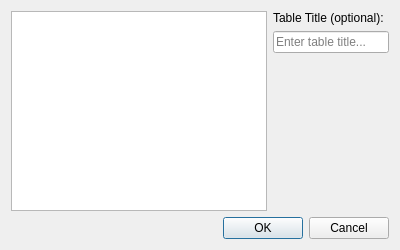
<?xml version="1.0" encoding="UTF-8"?>
<ui version="4.0">
 <class>NewTableDialog</class>
 <widget class="QDialog" name="NewTableDialog">
  <property name="geometry">
   <rect>
    <x>0</x>
    <y>0</y>
    <width>400</width>
    <height>250</height>
   </rect>
  </property>
  <property name="windowTitle">
   <string>New Table</string>
  </property>
  <layout class="QVBoxLayout" name="verticalLayout">
   <item>
    <layout class="QHBoxLayout" name="mainLayout">
     <item>
      <widget class="QListWidget" name="objectList">
       <property name="selectionMode">
        <enum>QAbstractItemView::MultiSelection</enum>
       </property>
      </widget>
     </item>
     <item>
      <layout class="QVBoxLayout" name="optionsLayout">
       <item>
        <widget class="QLabel" name="label">
         <property name="text">
          <string>Table Title (optional):</string>
         </property>
        </widget>
       </item>
       <item>
        <widget class="QLineEdit" name="titleEdit">
         <property name="placeholderText">
          <string>Enter table title...</string>
         </property>
        </widget>
       </item>
       <item>
        <spacer name="verticalSpacer">
         <property name="orientation">
          <enum>Qt::Vertical</enum>
         </property>
         <property name="sizeHint" stdset="0">
          <size>
           <width>20</width>
           <height>40</height>
          </size>
         </property>
        </spacer>
       </item>
      </layout>
     </item>
    </layout>
   </item>
   <item>
    <widget class="QDialogButtonBox" name="buttonBox">
     <property name="orientation">
      <enum>Qt::Horizontal</enum>
     </property>
     <property name="standardButtons">
      <set>QDialogButtonBox::Cancel|QDialogButtonBox::Ok</set>
     </property>
    </widget>
   </item>
  </layout>
 </widget>
 <resources/>
 <connections/>
</ui>
